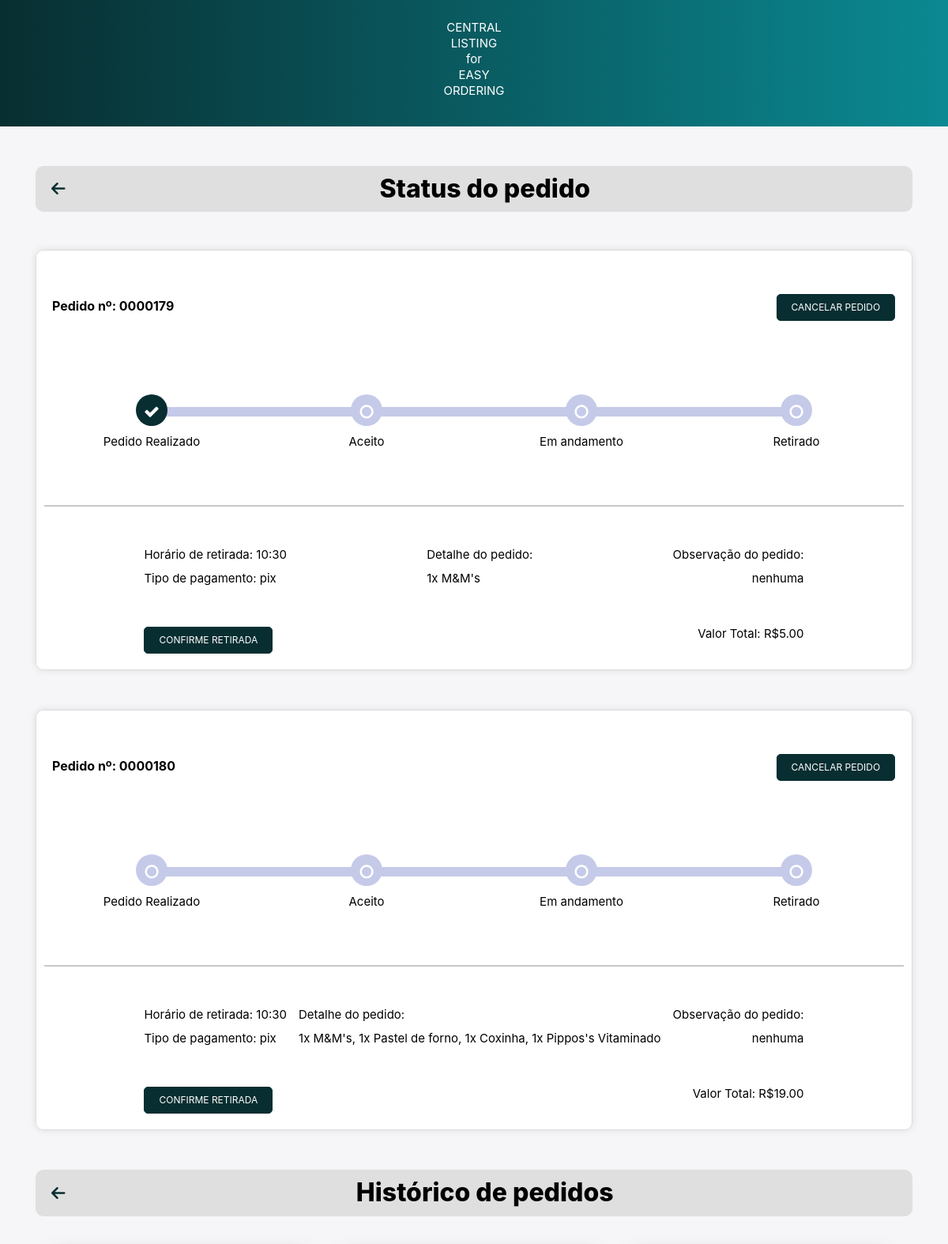
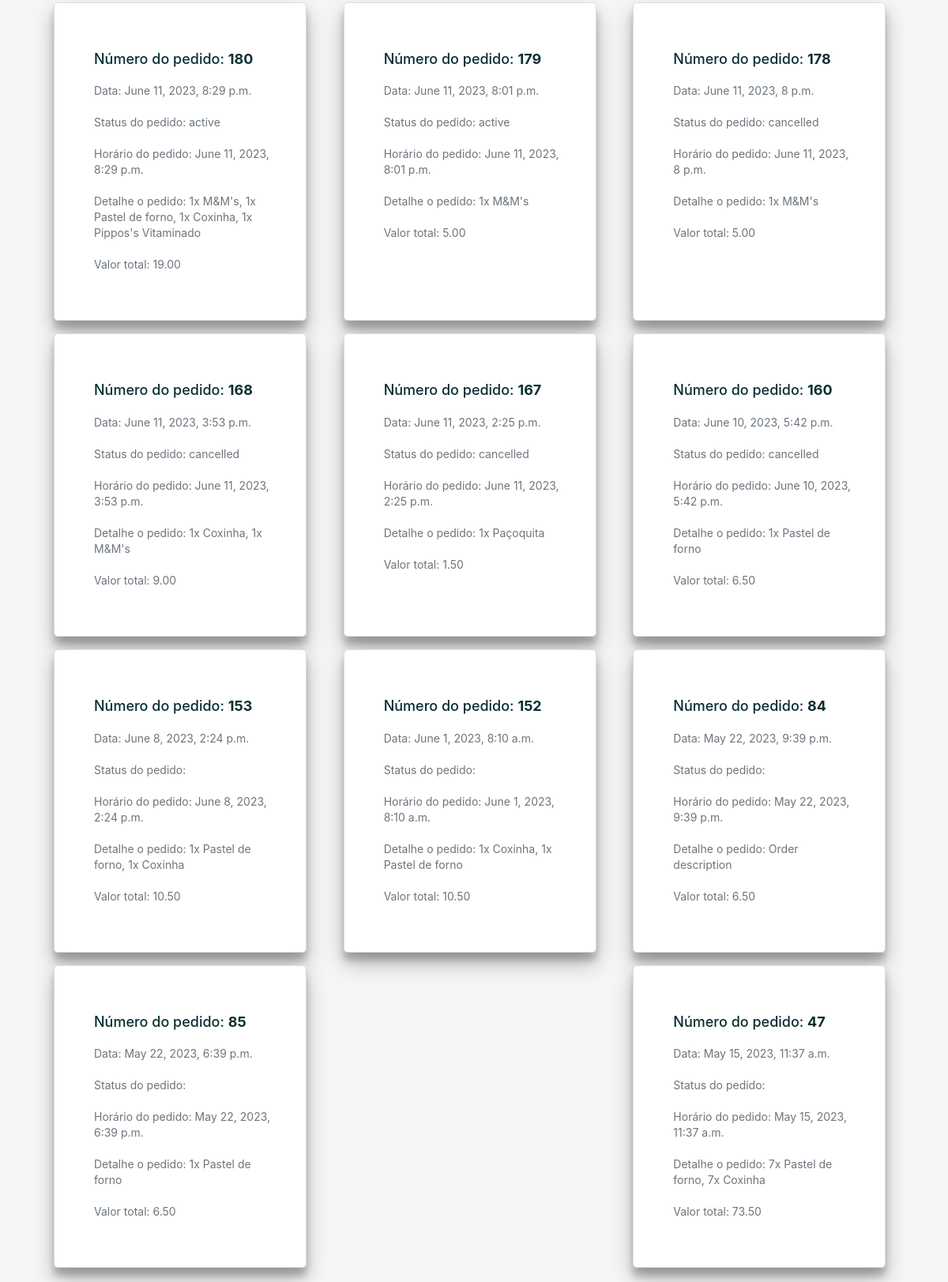
/order_status/ (signed in), run on the app's committed database (2 pictures, top to bottom).
### main/models.py (models this page shows)
class Order(models.Model):
    PAYMENT_METHOD_CHOICES = [
        ('pix', 'PIX'),
        ('credit_card', 'Credit Card'),
    ]
    user = models.ForeignKey(User, on_delete=models.CASCADE)
    order = models.CharField(max_length=1000)
    order_datetime = models.DateTimeField()
    pickup_time = models.DateTimeField()
    total = models.DecimalField(max_digits=6, decimal_places=2)
    obs = models.TextField(blank=True)
    payment_method = models.CharField(max_length=20, choices=PAYMENT_METHOD_CHOICES, null=True)
    order_status = models.CharField(max_length=20, blank=True) #active/ canceled/ finished

### main/views.py (the view, shortened to what this page needs)
# urls.py: path('order_status/', views.order_status, name='order_status'),
@login_required(login_url='login')
def order_status(request):
    cart = Cart.objects.filter(user=request.user)
    cart_obs = CartObs.objects.filter(user=request.user).last()
    order = Order.objects.filter(user=request.user, order_status='active')
    order_history = Order.objects.filter(user=request.user).order_by('-order_datetime')
    context = {
        'order': order,
        'order_history': order_history,
    }
    return render(request, 'order_status.html', context)

### templates/order_status.html (shortened to what this page needs)
{% load static %}
<!DOCTYPE html>
<html>
<head>
    <link rel="stylesheet" href="https://cdnjs.cloudflare.com/ajax/libs/font-awesome/6.4.0/css/all.min.css" />
    <link
    rel="stylesheet"
    href="https://cdn.jsdelivr.net/npm/bootstrap@4.3.1/dist/css/bootstrap.min.css"
  />
  <link
    rel="stylesheet"
    href="https://cdnjs.cloudflare.com/ajax/libs/font-awesome/4.7.0/css/font-awesome.css"
  />
  <link rel="stylesheet" type="text/css" href="{% static './css/order_status.css' %}">
</head>
<body>
  <nav>
          <p>CENTRAL<br>LISTING<br>for<br>EASY<br>ORDERING</p>
  </nav>
    <div class="container">
        <div class="top-bar">
            <a id="arrow" href="{% url 'home' %}" class="back-to-home">
                <i class="fas fa-arrow-left"></i>
            </a>
            <h1 class="top-bar-title">Status do pedido</h1>
        </div>
    </div>
    {% for order in order %}
      {% if order.order_status == "active" %}
        <div class="container">
          <div class="card">
            <div class="timeline-container">
              <div class="bottom-container">
                <div class="order_number_text">
                  Pedido nº: 0000{{ order.id }}</p>
                </div>
                <form method="POST" action="{% url 'cancel_order' %}">
                  <button type="submit" class="btn btn-primary custom-btn" id="cancelar pedido" name="cancel_order" style="text-decoration:none">Cancelar pedido</button>
                </form>
              </div>
              <ul id="progressbar" class="text-center">
                <li class="step0">
                  <div class="step-container">
                    <p class="status-text">Pedido Realizado</p>
                  </div>
                </li>
                <li class="step0">
                  <div class="step-container">
                    <p class="status-text">Aceito</p>
                  </div>
                </li>
                <li class="step0">
                  <div class="step-container">
                    <p class="status-text">Em andamento</p>
                  </div>
                </li>
                <li class="step0">
                  <div class="step-container">
                    <p class="status-text">Retirado</p>
                  </div>
                </li>
              </ul>
              <br><br><br><br><br>
              <div class="track-order">
                <hr>
                <div class="row d-flex justify-content-between px-3 top">
                  <div>
                    <p>Horário de retirada: {{ order.pickup_time|date:"H:i"}}</p>
                    <p>Tipo de pagamento: {{ order.payment_method }}</p>
                    <form method="POST" action="">
                      <button type="submit" class="btn btn-primary custom-btn" id="advance" name="finishorder" style="text-decoration:none">Confirme retirada</button>
                    </form>
                  </div>
                  <div>
                    <p>Detalhe do pedido:</p>
                    <p>{{order.order}}</p>
                  </div>
                  <div class="d-flex flex-column text-sm-right">
                    <p>Observação do pedido:</p>
                    <p>{{ order.obs }}</p>
                    <p><br><br>Valor Total: R${{order.total}}</p>
                  </div>
                </div>
              </div>
            </div>
          </div>
        </div>
      {% endif %}
    {% endfor %}
    <div class="container">
      <div class="top-bar">
          <a id="arrow" href="{% url 'home' %}" class="back-to-home">
              <i class="fas fa-arrow-left"></i>
          </a>
          <h1 class="top-bar-title">Histórico de pedidos</h1>
      </div>
  </div>
    <div class="order-history-container">
      {% for order in order_history %}
      <div class="col-md-4 p-2">
          <div class="cardLower h-100">
              <div class="card-body">
                  <h5 class="order-id">Número do pedido: <span class="order-number">{{ order.id }}</span></h5>
                  <p class="card-text">Data: {{ order.order_datetime }}</p>
                  <p class="card-text">Status do pedido: {{ order.order_status }}</p>
                  <p class="card-text">Horário do pedido: {{ order.order_datetime }}</p>
                  <p class="card-text">Detalhe o pedido: {{ order.order }}</p>
                  <p class="card-text">Valor total: {{ order.total }}</p>
              </div>
          </div>
        </div>
      {% empty %}
          <h5 class="text-center">No orders found.</h5>
      {% endfor %}
  </div>
</body>
</html>

### static/css/order_status.css (style rules this page uses)
* { box-sizing: border-box; margin: 0; padding: 0; }
nav { background: linear-gradient(90deg, #082E31, #0b8992); padding: 5px; text-align: center; font-size: 15px; width: 100%; color: #fff; margin-bottom: 50px; font-weight: normal; }
.top-bar { display: flex; align-items: center; padding: 10px 20px; background-color: #dfdfdf; border-radius: 10px; width: 100%; margin: 0 auto; position: relative; }
.top-bar-title { flex-grow: 1; margin: 0; font-size: 32px; text-align: center; }
.back-to-home { color: #082E31; font-size: 20px; margin-right: 10px; }
body { color: #000; overflow-x: hidden; height: 100%; background-color: #f6f5f7; background-repeat: no-repeat; }
.card { z-index: 0; background-color: #fff; padding-bottom: 0px; margin-top: 48px; border-radius: 10px; border: 0px solid rgba(0,0,0,.125); margin-bottom: 50px; }
.top { padding-top: 30px; padding-left: 13% !important; padding-right: 13% !important; }
#progressbar { margin-bottom: 1px; padding-left: 0; margin-top: 70px; }
#progressbar li { list-style-type: none; font-size: 13px; width: 25%; float: left; position: relative; font-weight: 400; }
#progressbar .step0::before { font-family: FontAwesome; content: '\f10c'; color: #fff; }
#progressbar li::before { width: 40px; height: 40px; line-height: 45px; display: block; font-size: 20px; background: #c5cae9; border-radius: 50%; margin: auto; padding: 0; }
#progressbar li::after { content: ''; width: 100%; height: 12px; background-color: #c5cae9; position: absolute; top: 16px; left: 0; z-index: -1; }
#progressbar li:last-child::after { border-top-right-radius: 10px; border-bottom-right-radius: 10px; position: absolute; left: -50%; }
#progressbar li:nth-child(2)::after, #progressbar li:nth-child(3)::after { left: -50%; }
#progressbar li:first-child::after { border-top-left-radius: 10px; border-bottom-right-radius: 10px; position: absolute; left: 50%; }
#progressbar li.active::before, #progressbar li.active::after { background-color: #082E31; transition: background 1.0s; }
#progressbar li.active::before { font-family: FontAwesome; content: '\f00c'; color: #fff; }
.status-text { text-align: center; margin-top: 10px; }
.step-container { display: flex; flex-direction: column; align-items: center; justify-content: center; }
.container .card .row { margin-bottom: 20px; }
.container .card .row p { margin: 0; padding: 5px 0; }
.container .card .row .d-flex { flex-direction: column; align-items: flex-start; }
.container .card .row .text-sm-right { align-items: flex-end; }
hr { background-color: #dfdfdf; border-width: 2px; }
.timeline-container { border: 1px solid #ddd; border-radius: 10px; padding: 10px; box-shadow: 0px 0px 10px rgba(0,0,0,0.1); padding-top: 48px; }
.track-order { margin-top: 20px; width: 100%; }
h5 { padding-top: 20px; padding-left: 10px; }
h1 { font-weight: bold; font-weight: 800; }
p { font-size: 15px; line-height: 20px; margin: 20px 0 30px; }
.order_number_text { padding-top: 10px; padding-left: 10px; font-size: 16px; font-weight: bolder; }
.btn { text-transform: uppercase; font-size: 12px; padding: 7px 18px; border-radius: 5px; cursor: pointer; text-decoration: none; }
.btn-primary { background-color: #082E31; color: #fff; border: 1px solid #082E31; }
#advance { position: relative; top: 46px; }
.order-history-container { display: flex; flex-wrap: wrap; justify-content: space-between; padding: 20px; max-width: 1140px; margin: 0 auto; position: relative; }
.cardLower { background-color: #fff; border: 1px solid #ddd; border-radius: 5px; box-shadow: 0 14px 28px rgba(0,0,0,0.25), 0 10px 10px rgba(0,0,0,0.22); padding: 20px; width: 320px; height: auto; margin: 10px; }
.card-text { color: #6c757d; font-size: 14px; margin-bottom: 15px; padding-left: 10px; }
.order-id { font-size: 18px; color: #082E31; }
.order-number { font-weight: bold; }
.bottom-container { display: flex; justify-content: space-between; align-items: baseline; flex-wrap: wrap; width: 99%; }
.order-history-container { display: flex; flex-direction: row; flex-wrap: wrap; }
.cardLower { flex-grow: 1; align-items: stretch; margin: 10px; }

### data on the page
Order: id "179", pickup_time "10:30", payment_method "pix", order "1x M&M's", obs "nenhuma", total "5.00", order_datetime "June 11, 2023, 8:01 p.m.", order_status "active"
Order: id "180", pickup_time "10:30", payment_method "pix", order "1x M&M's, 1x Pastel de forno, 1x Coxinha, 1x Pippos's Vitaminado", obs "nenhuma", total "19.00", order_datetime "June 11, 2023, 8:29 p.m.", order_status "active"
Order: id "178", order_datetime "June 11, 2023, 8 p.m.", order_status "cancelled", order "1x M&M's", total "5.00"
Order: id "168", order_datetime "June 11, 2023, 3:53 p.m.", order_status "cancelled", order "1x Coxinha, 1x M&M's", total "9.00"
Order: id "167", order_datetime "June 11, 2023, 2:25 p.m.", order_status "cancelled", order "1x Paçoquita", total "1.50"
Order: id "160", order_datetime "June 10, 2023, 5:42 p.m.", order_status "cancelled", order "1x Pastel de forno", total "6.50"
Order: id "153", order_datetime "June 8, 2023, 2:24 p.m.", order "1x Pastel de forno, 1x Coxinha", total "10.50"
Order: id "152", order_datetime "June 1, 2023, 8:10 a.m.", order "1x Coxinha, 1x Pastel de forno", total "10.50"
Order: id "84", order_datetime "May 22, 2023, 9:39 p.m.", order "Order description", total "6.50"
Order: id "85", order_datetime "May 22, 2023, 6:39 p.m.", order "1x Pastel de forno", total "6.50"
Order: id "47", order_datetime "May 15, 2023, 11:37 a.m.", order "7x Pastel de forno, 7x Coxinha", total "73.50"
